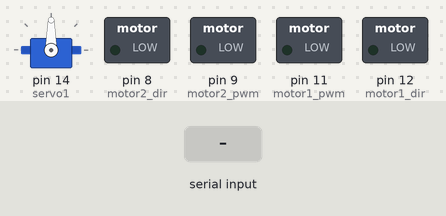
The sketch below on a simulated Arduino Uno, built with avr-gcc and run on an emulated ATmega328P. On the bench: servo, switched loads named in the sketch (green lamp = pin HIGH). The test bench sets the inputs (shaded band).

Above: at 1.2 s.
1.3 s: "1" received over the second serial link
At 2.1 s:
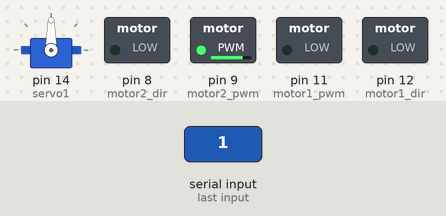
2.8 s: "2" received over the second serial link
At 3.2 s:
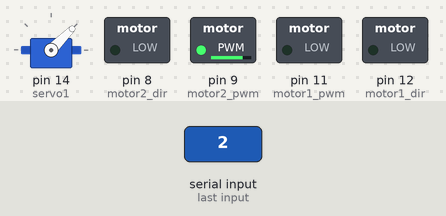
4.3 s: "3" received over the second serial link
At 5.5 s:
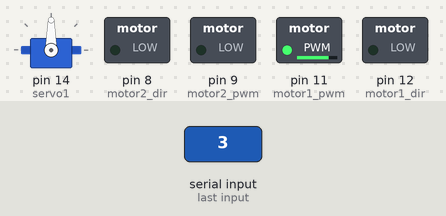
5.8 s: "4" received over the second serial link
At 6.7 s:
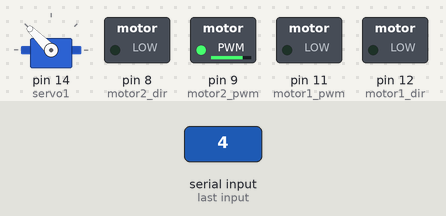
Timing chart, 0 to 8.3 s (numbered marks = the images above; inputs shaded):
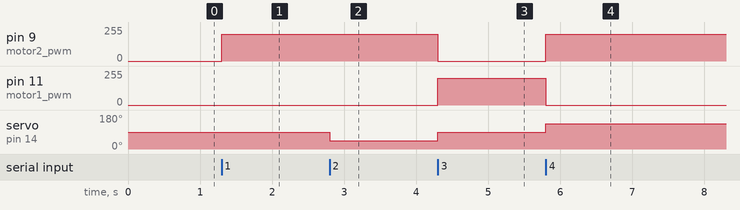

The sketch:

Blimp.ino
```cpp
/***************************************************************************************
* © 2014 YD Ynvisible, S.A.
*
* FileName:        Blimp.ino
* Dependencies:    Servo.h and SoftwareSerial.h
* Processor:       ATmega328
* IDE:             Arduino 1.0.5
*
* Description:
* Driving a BLIMP (with 2 DC motors + servomotor) through a smartphone via Bluetooth 4.0
* Sending '1', '2', '3' or '4' via a mobile phone terminal allows several controls
****************************************************************************************/

#include <Servo.h>          //Servo library
#include <SoftwareSerial.h> //Software Serial Port
#define RxD 6
#define TxD 7

SoftwareSerial blueToothSerial(RxD,TxD);
Servo servo1;

int motor1_pwm=11; //Motor1 PWM
int motor1_dir=12; //Motor1 Direction
int motor2_pwm=9;  //Motor2 PWM
int motor2_dir=8;  //Motor2 Direction
char recvChar =0;

void setup()
{
  pinMode(RxD, INPUT);
  pinMode(TxD, OUTPUT);
  pinMode(motor1_pwm, OUTPUT);
  pinMode(motor1_dir, OUTPUT);
  pinMode(motor2_pwm, OUTPUT);
  pinMode(motor2_dir, OUTPUT);
  digitalWrite(motor1_pwm,LOW);
  digitalWrite(motor1_dir,LOW);
  digitalWrite(motor2_pwm,LOW);
  digitalWrite(motor2_dir,LOW);

  servo1.attach(14); //analog pin 0

  setupBlueToothConnection();
}
void loop()
{

  if(blueToothSerial.available()){      //check if the pipe is free
    recvChar = blueToothSerial.read();
    Serial.print(recvChar);
  }
  Servo::refresh();
  if(recvChar=='1'){
    analogWrite(motor1_pwm,0);     //motor pointing down OFF
    digitalWrite(motor1_dir,LOW);
    analogWrite(motor2_pwm,200);   //back motor ON
    digitalWrite(motor2_dir,LOW);
    servo1.write(90);              //servo at the center
  }
  if(recvChar=='2'){
    analogWrite(motor1_pwm,0);     //motor pointing down OFF
    digitalWrite(motor1_dir,LOW);
    analogWrite(motor2_pwm,200);   //back motor ON
    digitalWrite(motor2_dir,LOW);
    servo1.write(45);              //servo to the right
  }
  if(recvChar=='3'){
    analogWrite(motor1_pwm,200);   //motor pointing down ON
    digitalWrite(motor1_dir,LOW);
    analogWrite(motor2_pwm,0);     //back motor OFF
    digitalWrite(motor2_dir,LOW);
    servo1.write(90);              //servo at the center
  }
  if(recvChar=='4'){
    analogWrite(motor1_pwm,0);     //motor pointing down OFF
    digitalWrite(motor1_dir,LOW);
    analogWrite(motor2_pwm,200);   //back motor ON
    digitalWrite(motor2_dir,LOW);
    servo1.write(135);              //servo to the left
  }

}

void setupBlueToothConnection(){
  blueToothSerial.begin(9600); //Set BluetoothBee BaudRate to default baud rate 9600
  delay(10); // This delay is required.
  blueToothSerial.print("AT+RENEW"); //Restore all setup value to factory setup
  delay(10); // This delay is required.
  blueToothSerial.print("AT+ROLE0"); //make it a slave
  delay(10); // This delay is required.
}
//END
```

Measured:
- after the input at 1.3 s, pin 9 (motor2_pwm): 0/255 → 200/255 at once
- after the input at 2.8 s, servo on pin 14 (servo1): 90° → 45° at once
- after the input at 4.3 s, pin 9 (motor2_pwm): 200/255 → 0/255 at once; pin 11 (motor1_pwm): 0/255 → 200/255 at once; servo on pin 14 (servo1): 45° → 90° at once
- after the input at 5.8 s, pin 9 (motor2_pwm): 0/255 → 200/255 at once; pin 11 (motor1_pwm): 200/255 → 0/255 at once; servo on pin 14 (servo1): 90° → 135° at once
